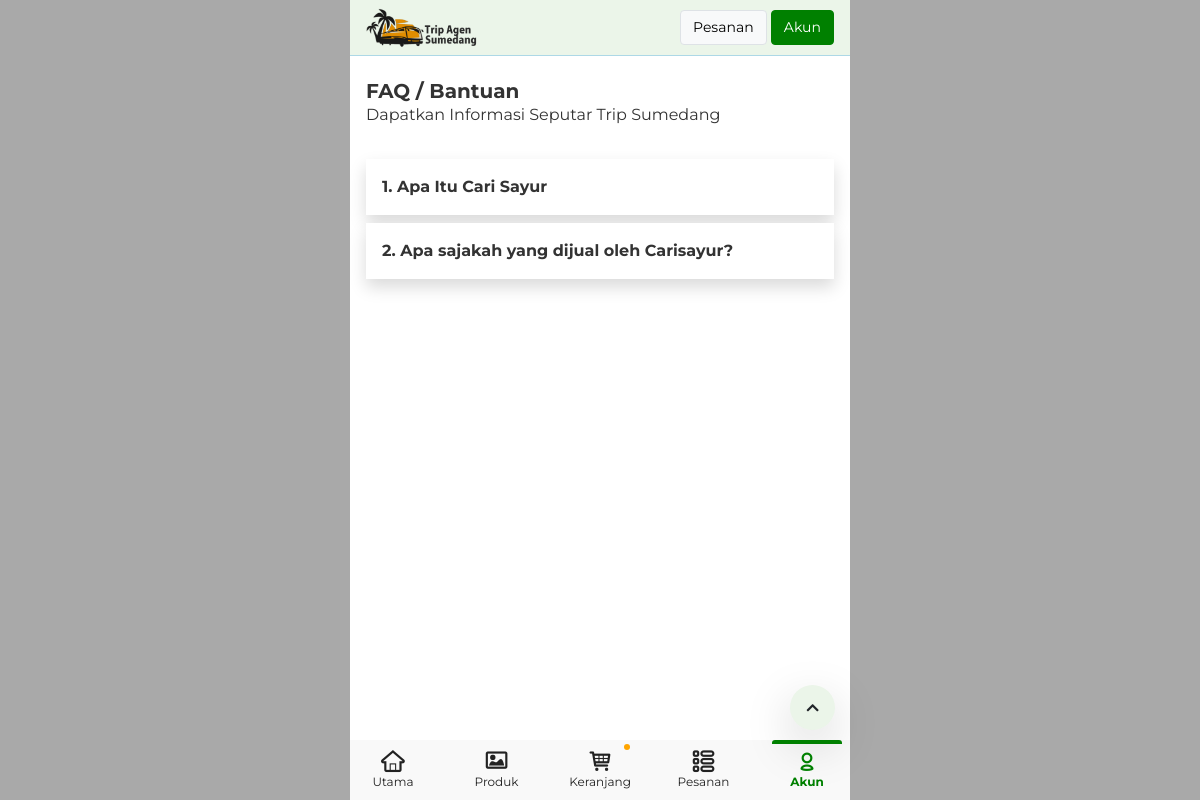
/page/bantuan (signed in), run on the app's committed database.
### tables this page shows
CREATE TABLE `settings` (
  `id` int(11) NOT NULL,
  `nama` varchar(200) NOT NULL,
  `deskripsi` text NOT NULL,
  `logo` varchar(200) NOT NULL,
  `favicon` varchar(200) NOT NULL,
  `id_provinsi` int(11) NOT NULL,
  `whatsapp` varchar(200) NOT NULL DEFAULT '6285657257215'
);

CREATE TABLE `faq` (
  `id` int(11) NOT NULL,
  `title` varchar(200) NOT NULL,
  `description` text NOT NULL
);

### application/controllers/App.php (called while the page is built, shortened)
<?php
class App extends CI_Controller {
	public function page($page = "home" , $id = "", $param="")
	{
		$response = array();
		$response['site'] = base_url();
		$response['page'] = $page;
		$response['id'] = $id;
		include("user/data_user.php");
		include("globe/settings.php");
		$response['login'] = $login;
		if($page <> "logout"){
			$response['user'] = $user;
			$this->load->view('frontend/index',$response);
			$this->load->view('frontend/'.$page,$response);
			$this->load->view('frontend/index9',$response);
		} else {
			$_SESSION['user'] = "";
			redirect($site);
			header('location:'.$site);
		}
	}
}
?>

### index.php (called while the page is built, shortened)
<?php
require_once BASEPATH.'core/CodeIgniter.php';

### application/models/Model.php (called while the page is built, shortened)
<?php
class model extends CI_Model {
	public function get_obj($table,$where = ""){
		$table = str_replace('`','',$table); $table = "#".$table."#"; $table = str_replace('# ','',$table);  $table = str_replace(' #','',$table); $table = str_replace('#','',$table);
		if(!empty($where)){
			$data = $this->db->query("SELECT * FROM `$table` WHERE $where");
			return $data->result_object();
		} else {
			$data = $this->db->query("SELECT * FROM `$table` ");
			return $data->result_object();
		}
	}
	public function row($table,$where = ""){
		$table = str_replace('`','',$table); $table = "#".$table."#"; $table = str_replace('# ','',$table);  $table = str_replace(' #','',$table); $table = str_replace('#','',$table);
		if(!empty($where)){
			$data = $this->db->query("SELECT * FROM `$table` WHERE $where");
			return $data->num_rows();
		} else {
			$data = $this->db->query("SELECT * FROM `$table` ");
			return $data->num_rows();
		}
	}
}
?>

### application/controllers/globe/settings.php (called while the page is built, shortened)
<?php
$table = "settings";
$sql = "id<>-1";
$row = $this->model->row($table,$sql);
if($row >= 1){
	$data_list = $this->model->get_obj($table,$sql);
	foreach($data_list as $data){
		$settings= $data;
	}
}
?>

### application/views/frontend/bantuan.php (the view, shortened to what this page needs)
<div class="pt-2 pb-4">
<div class="padding ">
<div class="pt-3 pb-2">
<h5  style="margin:0px !important; font-weight : bold;" > FAQ / Bantuan </h5>
<p> Dapatkan Informasi Seputar <?php echo($settings->nama) ;  ?></p>
</div>
<?php
$x = 0 ;
$table = "faq";
$sql = "`id`<>-1";
$row = $this->model->row($table,$sql);
if($row >= 1){
	$dd = $this->model->get_obj($table,$sql);
	foreach($dd as $data){
		$x++;
		?>
	<div class="mb-0 mt-2">
	<a class="d-block padding shadow bg-white nolink"  style="cursor:pointer"  data-bs-toggle="collapse" data-bs-target="#multiCollapseExample_<?php echo($x) ;  ?>" aria-expanded="false" aria-controls="multiCollapseExample_<?php echo($x) ;  ?>" >
		<div class="pt-3 pb-3">
			<b> <?php echo($x) ;  ?>. <?php echo($data->title) ;  ?> </b>
		</div>
	</a>
	</div>
			 <?php
		}
	}
 ?>
</div>
</div>

### application/views/frontend/a_header.php (shortened to what this page needs)
<header class="header-main padding"  style=" border-bottom:1px solid lightblue;" >
	<div class="header-logo-main"  style="height:55px;" >
		<div class="header-logo-width w-140p" onclick="document.location.href='<?php echo($site) ?>#'; ">
		<img  style="height: 40px;width : auto!important;"  src="<?php echo($site) ?>image/<?php echo($settings->logo) ;  ?>"></div>
		<div class="header-search-width w-100-140 ps-3 " align="right">
			<?php if(empty($login)){?>
			<a class="btn btn-light border" href="<?php echo($site) ?>page/daftar" > Daftar </a>
			<a class="btn btn-success" href="<?php echo($site) ?>page/login" > Masuk </a>
			<?php } else {?>
			<a class="btn btn-light border" href="<?php echo($site) ?>page/invoice"> Pesanan</a>
			<a class="btn btn-success" href="<?php echo($site) ?>page/akun" > Akun </a>
			<?php }  ?>
		</div>
	</div>
</header>

### assets_landing/css/styles.css (style rules this page uses)
.header-main { transition: 1s!important; background: #ebf5e9; width: inherit; position: relative; z-index: 99!important; max-width: 100%!important; }
.header-logo-main { display: flex; align-items: center; justify-content: center; padding-top: 10px; padding-bottom: 10px; }
.header-logo-width { width: 90px; }
.header-logo-width img { width: 100%; }
.header-search-width { width: calc(100% - 90px); }
.padding { padding-left: 1rem; padding-right: 1rem; }
body { font-family: "Montserrat",-apple-system,BlinkMacSystemFont,"Segoe UI",Roboto,"Helvetica Neue",Arial,"Noto Sans",sans-serif,"Apple Color Emoji","Segoe UI Emoji","Segoe UI Symbol","Noto Color Emoji"; }
a[href], a[href]:hover { text-decoration: none!important; }
.btn-success { background: green!important; border-color: green!important; }
.color-black, .text-black, body { color: #333333; }
* ::placeholder { color: darkgray!important; font-style: italic; }
.btn { font-size: 14px; }
.w-100-140 { width: calc(100% - 140px); }
.w-140p { width: 140px; }
.fixed { position: fixed; }
.header-main.fixed { top: 0px!important; }
* { scroll-behavior: smooth; }
.nolink { color:inherit!important; text-decoration:none!important; }

### data on the page
settings: logo (picture), nama "Trip Sumedang"
faq: title "Apa Itu Cari Sayur"
faq: title "Apa sajakah yang dijual oleh Carisayur?"
